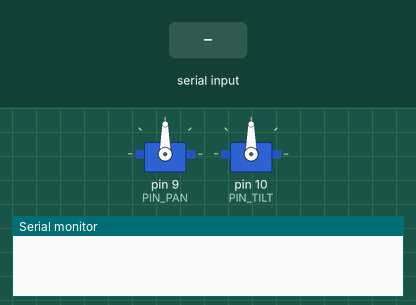
Simulated run of this sketch. Board: Arduino Uno, built with avr-gcc and run on an emulated ATmega328P. On the bench: 2 × servo, the last lines printed to the serial monitor. Inputs (shaded band) come from the test bench.

Above: at 1.2 s.
1.3 s: "p;45\n" received over Serial
At 2.5 s:
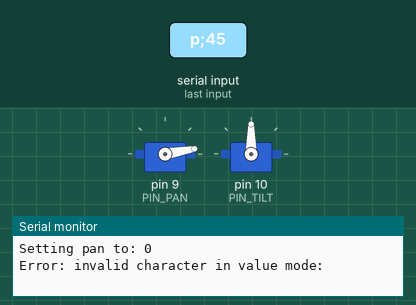
2.8 s: "t;45\n" received over Serial
At 3.6 s:
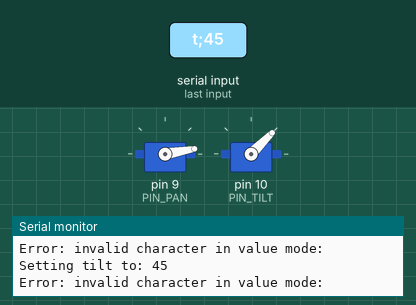
4.3 s: "90;45\n" received over Serial
At 4.8 s:
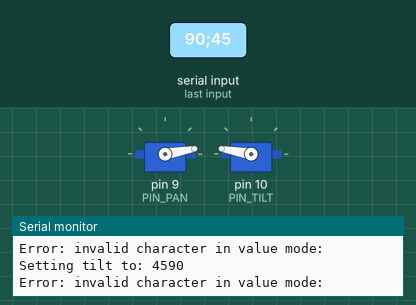
5.8 s: "p;45\n" received over Serial
At 7.0 s:
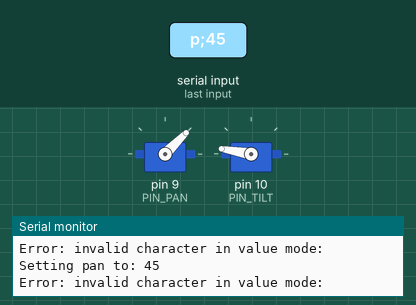
7.3 s: "30;150\n" received over Serial
At 8.3 s:
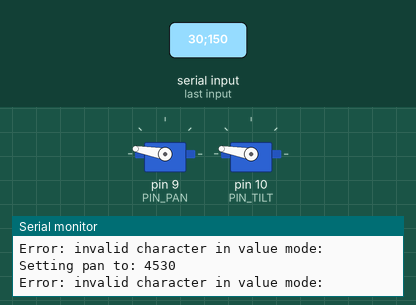
8.8 s: ";" received over Serial
At 9.4 s:
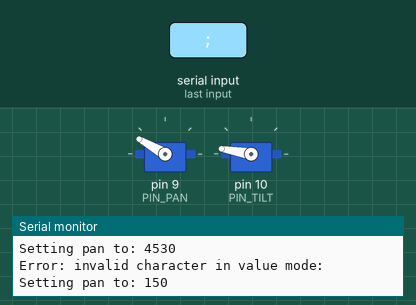
Timing chart, 0 to 11.3 s (numbered marks = the images above; inputs shaded):
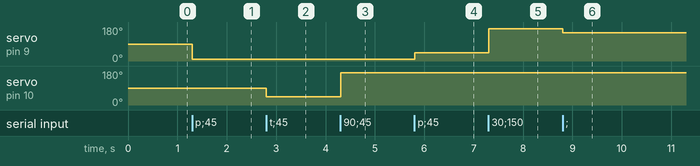

Measured:
- after the input at 1.3 s, servo on pin 9 (PIN_PAN): 90° → 10° at once
- after the input at 2.8 s, servo on pin 10 (PIN_TILT): 90° → 45° at once
- after the input at 4.3 s, servo on pin 10 (PIN_TILT): 45° → 170° at once
- after the input at 5.8 s, servo on pin 9 (PIN_PAN): 10° → 45° at once
- after the input at 7.3 s, servo on pin 9 (PIN_PAN): 45° → 170° at once
- after the input at 8.8 s, servo on pin 9 (PIN_PAN): 170° → 150° at once

The sketch:

kykloop.ino
```cpp
#include <Servo.h>

// Set the pin, max and minimum angles for the pan
Servo serv_pan;
const int PIN_PAN = 9;
const int MIN_PAN = 10;
const int MAX_PAN = 170;

// Set the pin, max and minimum angles for the tilt
Servo serv_tilt;
const int PIN_TILT = 10;
const int MIN_TILT = 10;
const int MAX_TILT = 170;

// Inititalise servos and set initial position to 90 degrees
void setup() {
  serv_pan.attach(PIN_PAN);
  serv_tilt.attach(PIN_TILT);
  Serial.begin(9600);
  serv_pan.write(90);
  serv_tilt.write(90);
}

void set_tilt(int angle) {
  Serial.print("Setting tilt to: ");
  Serial.println(angle);
  if (angle < MIN_TILT) angle = MIN_TILT;
  if (angle > MAX_TILT) angle = MAX_TILT;
  serv_tilt.write(angle);
}

void set_pan(int angle) {
  Serial.print("Setting pan to: ");
  Serial.println(angle);
  if (angle < MIN_PAN) angle = MIN_PAN;
  if (angle > MAX_PAN) angle = MAX_PAN;
  serv_pan.write(angle);
}

// In the loop we will be reading data from serial input. Reading can be in
// three possible states:
// RNO: we are waiting for input
// RPAN: we are reading the new position for the pan; the state swithes to
//   this state when it finds a 'p' in the input. It finishes reading the
//   pan and sets the pan when a ';' is found.
// RTILT: we are reading the new position for the tilt; the state swithes to
//   this state when it finds a 't' in the input. It finishes reading the
//   tilt and sets the tilt when a ';' is found.
//
const int RNO   = 0;
const int RPAN  = 1;
const int RTILT = 2;

void loop() {
  static int read_num = RNO;
  static int value = 0;

  if (Serial.available()) {
    char ch = Serial.read();

    if (ch == 'p') {
      read_num = RPAN;
    } else if (ch == 't') {
      read_num = RTILT;
    } else if (read_num != RNO) {
      if (ch >= '0' && ch <= '9') {
        value = value*10 + (ch - '0');
      } else if (ch == ';') {
        if (read_num == RPAN) set_pan(value);
        else if (read_num = RTILT) set_tilt(value);
        value = 0;
      } else {
        Serial.print("Error: invalid character in value mode: ");
        Serial.println(ch);
      }
    } else {
      Serial.print("Error: invalid character: ");
      Serial.println(ch);
    }
  }
}
```
